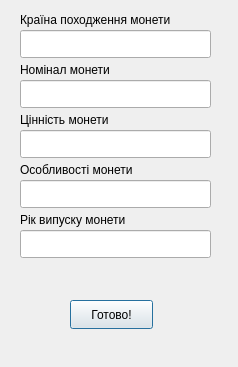
<?xml version="1.0" encoding="UTF-8"?>
<ui version="4.0">
 <class>AddCoin</class>
 <widget class="QDialog" name="AddCoin">
  <property name="geometry">
   <rect>
    <x>0</x>
    <y>0</y>
    <width>238</width>
    <height>367</height>
   </rect>
  </property>
  <property name="windowTitle">
   <string>Dialog</string>
  </property>
  <widget class="QLineEdit" name="coinCountry">
   <property name="geometry">
    <rect>
     <x>20</x>
     <y>30</y>
     <width>191</width>
     <height>28</height>
    </rect>
   </property>
  </widget>
  <widget class="QLineEdit" name="coinDenomination">
   <property name="geometry">
    <rect>
     <x>20</x>
     <y>80</y>
     <width>191</width>
     <height>28</height>
    </rect>
   </property>
  </widget>
  <widget class="QLineEdit" name="coinValue">
   <property name="geometry">
    <rect>
     <x>20</x>
     <y>130</y>
     <width>191</width>
     <height>28</height>
    </rect>
   </property>
  </widget>
  <widget class="QLineEdit" name="coinFeatures">
   <property name="geometry">
    <rect>
     <x>20</x>
     <y>180</y>
     <width>191</width>
     <height>28</height>
    </rect>
   </property>
  </widget>
  <widget class="QLineEdit" name="coinYear">
   <property name="geometry">
    <rect>
     <x>20</x>
     <y>230</y>
     <width>191</width>
     <height>28</height>
    </rect>
   </property>
  </widget>
  <widget class="QLabel" name="label">
   <property name="geometry">
    <rect>
     <x>20</x>
     <y>10</y>
     <width>211</width>
     <height>20</height>
    </rect>
   </property>
   <property name="text">
    <string>Країна походження монети</string>
   </property>
  </widget>
  <widget class="QLabel" name="label_2">
   <property name="geometry">
    <rect>
     <x>20</x>
     <y>60</y>
     <width>191</width>
     <height>20</height>
    </rect>
   </property>
   <property name="text">
    <string>Номінал монети</string>
   </property>
  </widget>
  <widget class="QLabel" name="label_3">
   <property name="geometry">
    <rect>
     <x>20</x>
     <y>110</y>
     <width>191</width>
     <height>20</height>
    </rect>
   </property>
   <property name="text">
    <string>Цінність монети</string>
   </property>
  </widget>
  <widget class="QLabel" name="label_4">
   <property name="geometry">
    <rect>
     <x>20</x>
     <y>160</y>
     <width>191</width>
     <height>20</height>
    </rect>
   </property>
   <property name="text">
    <string>Особливості монети</string>
   </property>
  </widget>
  <widget class="QLabel" name="label_5">
   <property name="geometry">
    <rect>
     <x>20</x>
     <y>210</y>
     <width>191</width>
     <height>20</height>
    </rect>
   </property>
   <property name="text">
    <string>Рік випуску монети</string>
   </property>
  </widget>
  <widget class="QPushButton" name="pushButton">
   <property name="geometry">
    <rect>
     <x>70</x>
     <y>300</y>
     <width>83</width>
     <height>29</height>
    </rect>
   </property>
   <property name="text">
    <string>Готово!</string>
   </property>
  </widget>
 </widget>
 <resources/>
 <connections/>
</ui>
